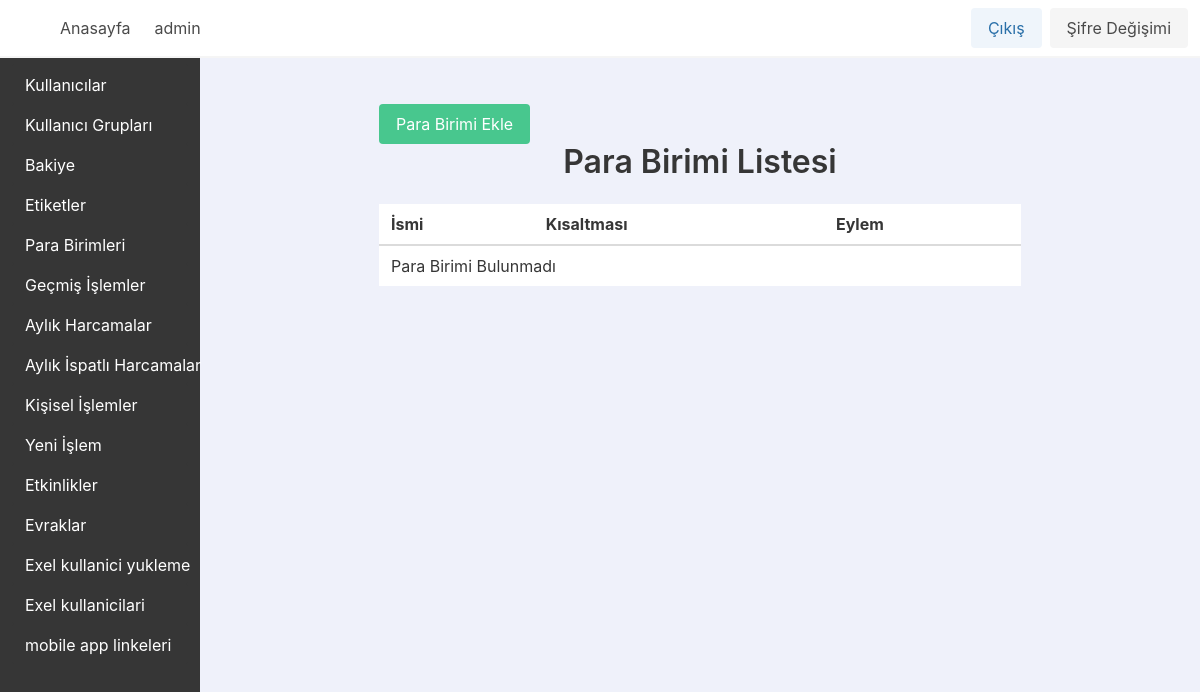
/currencylist/ (signed in), run on an earlier commit of the app's database.
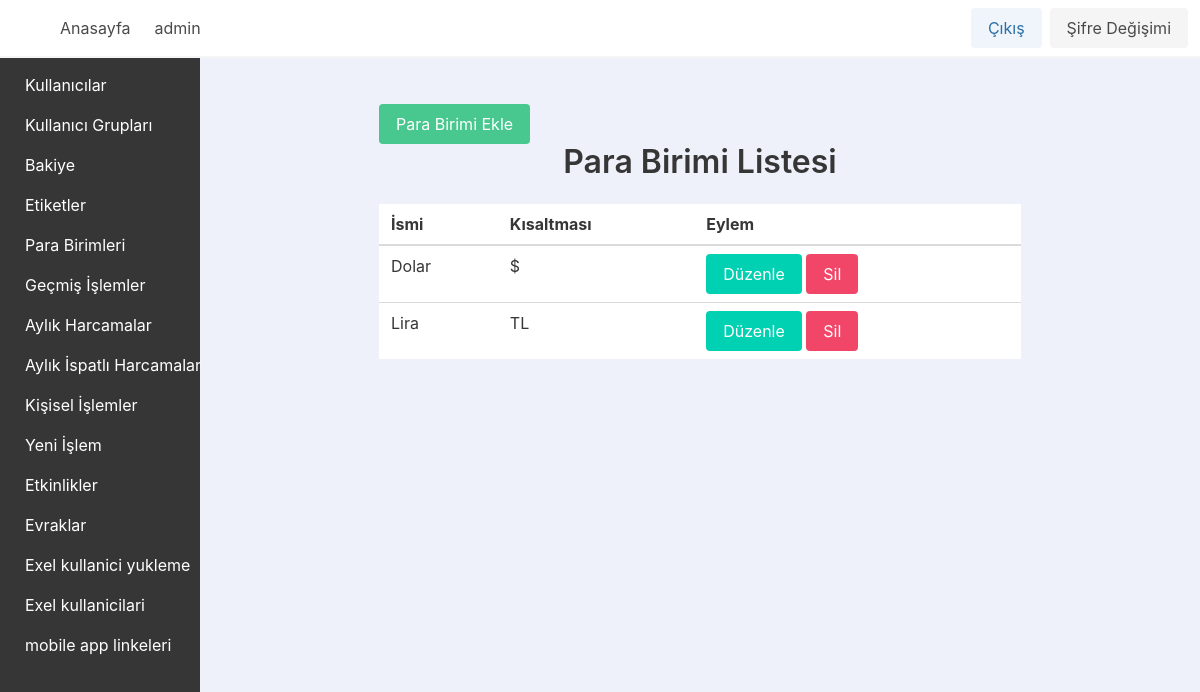
And on a later commit of the database.
### app_base/models.py (models this page shows, shortened)
class Currency(models.Model):
    name = models.CharField(max_length=255, unique=True)
    abbreviation = models.CharField(max_length=10, unique=True)

### app_base/views/currencies_view.py (the view)
# urls.py: path("currencylist/", CurrencyListView.as_view(), name="currencylist_view_name"),
class CurrencyListView(LoginRequiredMixin, ListView):
    model = Currency
    template_name = "app_base/currencies/currencylist.html"
    context_object_name = "currencies"

### app_base/templates/app_base/currencies/currencylist.html (shortened to what this page needs)
{% extends "base.html" %}
{% block content %}
    <div class="container">
        <section class="section">
            <div class="columns is-centered">
                <div class="column is-three-quarters">
                    <a href="{% url 'currencycreate_view_name' %}" class="button is-success">Para Birimi Ekle</a>
                    <h1 class="title has-text-centered">Para Birimi Listesi</h1>
                    <table class="table is-fullwidth">
                        <thead>
                            <tr>
                                <th>İsmi</th>
                                <th>Kısaltması</th>
                                <th>Eylem</th>
                            </tr>
                        </thead>
                        <tbody>
                            {% for currency in currencies %}
                                <tr>
                                    <td>{{ currency.name }}</td>
                                    <td>{{ currency.abbreviation }}</td>
                                    <td>
                                        <a href="{% url 'currencyupdate_view_name' currency.pk %}" class="button is-primary">Düzenle</a>
                                        <a href="{% url 'currencydelete_view_name' currency.pk %}" class="button is-danger">Sil</a>
                                    </td>
                                </tr>
                            {% empty %}
                                <tr>
                                    <td colspan="3">Para Birimi Bulunmadı</td>
                                </tr>
                            {% endfor %}
                        </tbody>
                    </table>
                </div>
            </div>
        </section>
    </div>
{% endblock content %}

What changed in the data, as far as the page shows it:
added Currency: name "Dolar", abbreviation "$"
added Currency: name "Lira", abbreviation "TL"
Also different on the page:
text no longer shown: "Para Birimi Bulunmadı"
